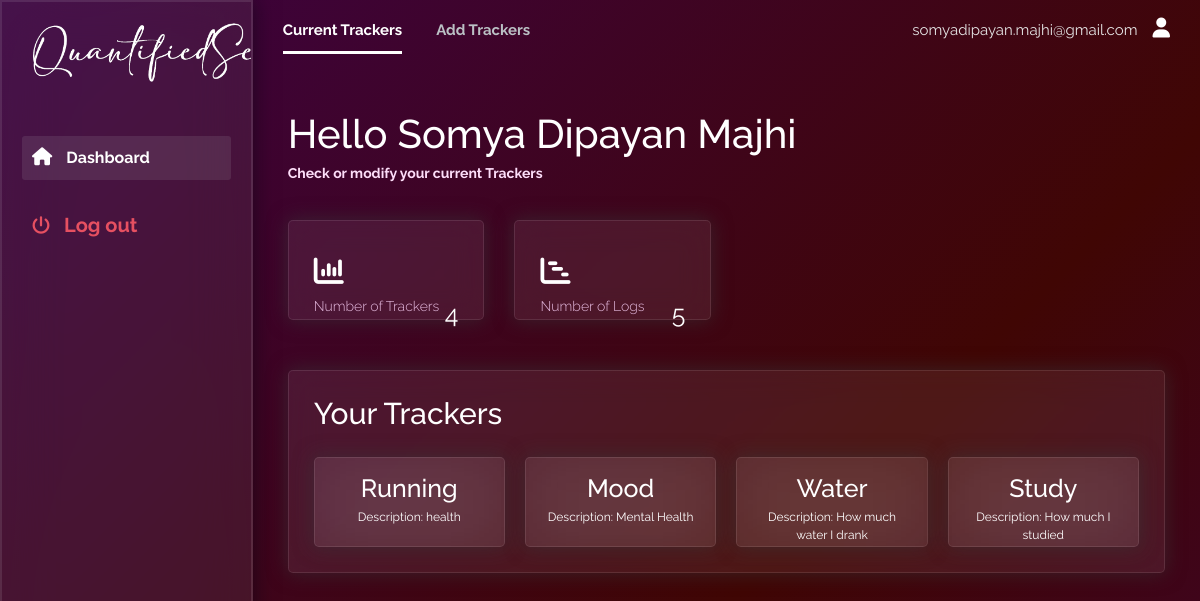
Screenshot of / (signed in) with the database file from the repository.
### webapp/models.py (models this page shows)
class User(db.Model, UserMixin):
    __tablename__ = 'user'
    id = db.Column(db.Integer, nullable=False,unique=True, primary_key=True)
    name = db.Column(db.String, nullable=False)
    email = db.Column(db.String, nullable=False, unique=True)
    password = db.Column(db.String, nullable=False)
    tracker = db.relationship("Tracker",cascade="all,delete",backref="user")
    log = db.relationship('Log',cascade="all,delete",backref="user")

class Tracker(db.Model):
    __tablename__ = 'tracker'
    id = db.Column(db.Integer, nullable=False,unique=True,primary_key=True)
    uid= db.Column(db.Integer,db.ForeignKey("user.id"),nullable=False)
    name= db.Column(db.String, nullable=False)
    description= db.Column(db.String)
    type= db.Column(db.String,nullable=False)
    settings=db.Column(db.String)
    log = db.relationship('Log',cascade="all,delete",backref="tracker")

### webapp/views.py (the view)
@views.route('/')
@login_required
def home():
    from .models import Tracker
    from . import db
    user = current_user.id
    from .models import Tracker, Log
    tracker = db.session.query(Tracker).with_entities(
        Tracker.name, Tracker.id, Tracker.description).distinct().filter(Tracker.uid == user).all()
    logs = db.session.query(Log).with_entities(
        Log.id).distinct().filter(Log.uid == user).all()
    print(tracker)
    return render_template("home.html", user=current_user, tracker=tracker, tracker_count=len(tracker), log_count=len(logs))

### webapp/__init__.py (called while the page is built)
def create_app():
    app = Flask(__name__)
    app.config['SECRET_KEY'] = "SECRET_KEY"
    app.config['SQLALCHEMY_DATABASE_URI'] = f'sqlite:///{database}'
    app.register_blueprint(views, url_prefix='/')
    app.register_blueprint(auth, url_prefix='/')
    db.init_app(app)
    from .models import User, Tracker, Log
    create_database(app)
    login_manager = LoginManager()
    login_manager.login_view = 'auth.login'
    login_manager.login_message = u"Please Login to access this page"
    login_manager.init_app(app)
    @login_manager.user_loader
    def load_user(uid):
        return User.query.get(int(uid))
    return app

### webapp/templates/home.html (shortened to what this page needs)
<!doctype html>
<html lang="en">
<head>
    <link rel="stylesheet" type="text/css" href="{{ url_for('static', filename='css/style.css') }}">
    <link href="https://cdn.jsdelivr.net/npm/bootstrap@5.1.3/dist/css/bootstrap.min.css" rel="stylesheet"
>
</head>
<body>
    <ul class="circles">
    </ul>
    <div class="container_home">
        <nav class="navbar_home">
            <div class="navbar__left">
                <a class="active_link">Current Trackers</a>
                <a href="/add-tracker">Add Trackers</a>
            </div>
            <div class="navbar__right">
                <a href="#">{{user.email}}</a>
                <a href="#">
                    <i class="fa-solid fa-user"></i>
                </a>
            </div>
        </nav>
        <main>
            <div class="main__container">
                <div class="main__title">
                    <div class="main__greeting">
                        <h1>Hello {{user.name}}</h1>
                        <p>Check or modify your current Trackers</p>
                    </div>
                </div>
                <div class="main__cards">
                    <div class="cards">
                        <i class="fa-solid fa-chart-column text-white"></i>
                        <div class="card_inner">
                            <p class="text-primary-p">Number of Trackers</p>
                            <span class="text-title">{{tracker_count}}</span>
                        </div>
                    </div>
                    <div class="cards">
                        <i class="fa-solid fa-chart-gantt text-white"></i>
                        <div class="card_inner">
                            <p class="text-primary-p">Number of Logs</p>
                            <span class="text-title">{{log_count}}</span>
                        </div>
                    </div>
                </div>
                <div class="chart">
                    <div class="trackers">
                        <div class="trackers__title">
                            <div>
                                <h1>Your Trackers</h1>
                            </div>
                        </div>
                        {% if tracker_count == 0 %}
                        <div align="left">
                            <div class="message" role="alert">
                                Looks like, there is nothing here! <a href="/add-tracker">Add your first tracker!!</a>
                            </div>
                        {% else %}
                        <div class="trackers__cards">
                            {% for i in tracker %}
                            <a href="/trackerinfo/{{i['id']}}" class="tracker">
                                <h1>{{i["name"]}}</h1>
                                <p>Description: {{i["description"]}}</p>
                            </a>
                            {% endfor %}
                            {% endif %}
                        </div>
                    </div>
                </div>
            </div>
        </main>
        <div id="sidebar">
            <div class="sidebar__title">
                <div class="sidebar__img">
                    <img src="{{ url_for('static', filename='logo.png') }}" alt="logo">
                </div>
            </div>
            <div class="sidebar__menu">
                <div class="sidebar__link active_menu_link">
                    <i class="fa fa-home"></i>
                    <a>Dashboard</a>
                </div>
                <div class="sidebar__logout">
                    <i class="fa fa-power-off"></i>
                    <a href="/logout">Log out</a>
                </div>
            </div>
        </div>
    </div>
</body>
</html>

### rows the page displays
User: email "somyadipayan.majhi@gmail.com", name "Somya Dipayan Majhi"
Tracker: name "Running", description "health"
Tracker: name "Mood", description "Mental Health"
Tracker: name "Water", description "How much water I drank"
Tracker: name "Study", description "How much I studied"

### other values shown
{{ tracker_count }} "4"
{{ log_count }} "5"
